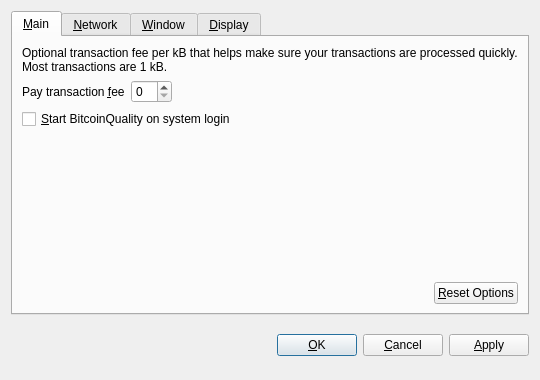
<?xml version="1.0" encoding="UTF-8"?>
<ui version="4.0">
 <class>OptionsDialog</class>
 <widget class="QDialog" name="OptionsDialog">
  <property name="geometry">
   <rect>
    <x>0</x>
    <y>0</y>
    <width>540</width>
    <height>380</height>
   </rect>
  </property>
  <property name="windowTitle">
   <string>Options</string>
  </property>
  <property name="modal">
   <bool>true</bool>
  </property>
  <layout class="QVBoxLayout" name="verticalLayout">
   <item>
    <widget class="QTabWidget" name="tabWidget">
     <property name="tabPosition">
      <enum>QTabWidget::North</enum>
     </property>
     <property name="currentIndex">
      <number>0</number>
     </property>
     <widget class="QWidget" name="tabMain">
      <attribute name="title">
       <string>&amp;Main</string>
      </attribute>
      <layout class="QVBoxLayout" name="verticalLayout_Main">
       <item>
        <widget class="QLabel" name="transactionFeeInfoLabel">
         <property name="text">
          <string>Optional transaction fee per kB that helps make sure your transactions are processed quickly. Most transactions are 1 kB.</string>
         </property>
         <property name="textFormat">
          <enum>Qt::PlainText</enum>
         </property>
         <property name="wordWrap">
          <bool>true</bool>
         </property>
        </widget>
       </item>
       <item>
        <layout class="QHBoxLayout" name="horizontalLayout_1_Main">
         <item>
          <widget class="QLabel" name="transactionFeeLabel">
           <property name="text">
            <string>Pay transaction &amp;fee</string>
           </property>
           <property name="textFormat">
            <enum>Qt::PlainText</enum>
           </property>
           <property name="buddy">
            <cstring>transactionFee</cstring>
           </property>
          </widget>
         </item>
         <item>
          <widget class="BitcoinAmountField" name="transactionFee"/>
         </item>
         <item>
          <spacer name="horizontalSpacer_1_Main">
           <property name="orientation">
            <enum>Qt::Horizontal</enum>
           </property>
           <property name="sizeHint" stdset="0">
            <size>
             <width>40</width>
             <height>20</height>
            </size>
           </property>
          </spacer>
         </item>
        </layout>
       </item>
       <item>
        <widget class="QCheckBox" name="bitcoinAtStartup">
         <property name="toolTip">
          <string>Automatically start BitcoinQuality after logging in to the system.</string>
         </property>
         <property name="text">
          <string>&amp;Start BitcoinQuality on system login</string>
         </property>
        </widget>
       </item>
       <item>
        <spacer name="verticalSpacer_Main">
         <property name="orientation">
          <enum>Qt::Vertical</enum>
         </property>
         <property name="sizeHint" stdset="0">
          <size>
           <width>20</width>
           <height>40</height>
          </size>
         </property>
        </spacer>
       </item>
       <item>
        <layout class="QHBoxLayout" name="horizontalLayout_2_Main">
         <item>
          <spacer name="horizontalSpacer_2_Main">
           <property name="orientation">
            <enum>Qt::Horizontal</enum>
           </property>
           <property name="sizeHint" stdset="0">
            <size>
             <width>40</width>
             <height>20</height>
            </size>
           </property>
          </spacer>
         </item>
         <item>
          <widget class="QPushButton" name="resetButton">
           <property name="toolTip">
            <string>Reset all client options to default.</string>
           </property>
           <property name="text">
            <string>&amp;Reset Options</string>
           </property>
           <property name="autoDefault">
            <bool>false</bool>
           </property>
          </widget>
         </item>
        </layout>
       </item>
      </layout>
     </widget>
     <widget class="QWidget" name="tabNetwork">
      <attribute name="title">
       <string>&amp;Network</string>
      </attribute>
      <layout class="QVBoxLayout" name="verticalLayout_Network">
       <item>
        <widget class="QCheckBox" name="mapPortUpnp">
         <property name="toolTip">
          <string>Automatically open the BitcoinQuality client port on the router. This only works when your router supports UPnP and it is enabled.</string>
         </property>
         <property name="text">
          <string>Map port using &amp;UPnP</string>
         </property>
        </widget>
       </item>
       <item>
        <widget class="QCheckBox" name="connectSocks">
         <property name="toolTip">
          <string>Connect to the BitcoinQuality network through a SOCKS proxy (e.g. when connecting through Tor).</string>
         </property>
         <property name="text">
          <string>&amp;Connect through SOCKS proxy:</string>
         </property>
        </widget>
       </item>
       <item>
        <layout class="QHBoxLayout" name="horizontalLayout_Network">
         <item>
          <widget class="QLabel" name="proxyIpLabel">
           <property name="text">
            <string>Proxy &amp;IP:</string>
           </property>
           <property name="textFormat">
            <enum>Qt::PlainText</enum>
           </property>
           <property name="buddy">
            <cstring>proxyIp</cstring>
           </property>
          </widget>
         </item>
         <item>
          <widget class="QValidatedLineEdit" name="proxyIp">
           <property name="maximumSize">
            <size>
             <width>140</width>
             <height>16777215</height>
            </size>
           </property>
           <property name="toolTip">
            <string>IP address of the proxy (e.g. 127.0.0.1)</string>
           </property>
          </widget>
         </item>
         <item>
          <widget class="QLabel" name="proxyPortLabel">
           <property name="text">
            <string>&amp;Port:</string>
           </property>
           <property name="textFormat">
            <enum>Qt::PlainText</enum>
           </property>
           <property name="buddy">
            <cstring>proxyPort</cstring>
           </property>
          </widget>
         </item>
         <item>
          <widget class="QLineEdit" name="proxyPort">
           <property name="maximumSize">
            <size>
             <width>55</width>
             <height>16777215</height>
            </size>
           </property>
           <property name="toolTip">
            <string>Port of the proxy (e.g. 9050)</string>
           </property>
          </widget>
         </item>
         <item>
          <widget class="QLabel" name="socksVersionLabel">
           <property name="text">
            <string>SOCKS &amp;Version:</string>
           </property>
           <property name="textFormat">
            <enum>Qt::PlainText</enum>
           </property>
           <property name="buddy">
            <cstring>socksVersion</cstring>
           </property>
          </widget>
         </item>
         <item>
          <widget class="QValueComboBox" name="socksVersion">
           <property name="toolTip">
            <string>SOCKS version of the proxy (e.g. 5)</string>
           </property>
          </widget>
         </item>
         <item>
          <spacer name="horizontalSpacer_Network">
           <property name="orientation">
            <enum>Qt::Horizontal</enum>
           </property>
           <property name="sizeHint" stdset="0">
            <size>
             <width>40</width>
             <height>20</height>
            </size>
           </property>
          </spacer>
         </item>
        </layout>
       </item>
       <item>
        <spacer name="verticalSpacer_Network">
         <property name="orientation">
          <enum>Qt::Vertical</enum>
         </property>
         <property name="sizeHint" stdset="0">
          <size>
           <width>20</width>
           <height>40</height>
          </size>
         </property>
        </spacer>
       </item>
      </layout>
     </widget>
     <widget class="QWidget" name="tabWindow">
      <attribute name="title">
       <string>&amp;Window</string>
      </attribute>
      <layout class="QVBoxLayout" name="verticalLayout_Window">
       <item>
        <widget class="QCheckBox" name="minimizeToTray">
         <property name="toolTip">
          <string>Show only a tray icon after minimizing the window.</string>
         </property>
         <property name="text">
          <string>&amp;Minimize to the tray instead of the taskbar</string>
         </property>
        </widget>
       </item>
       <item>
        <widget class="QCheckBox" name="minimizeOnClose">
         <property name="toolTip">
          <string>Minimize instead of exit the application when the window is closed. When this option is enabled, the application will be closed only after selecting Quit in the menu.</string>
         </property>
         <property name="text">
          <string>M&amp;inimize on close</string>
         </property>
        </widget>
       </item>
       <item>
        <spacer name="verticalSpacer_Window">
         <property name="orientation">
          <enum>Qt::Vertical</enum>
         </property>
         <property name="sizeHint" stdset="0">
          <size>
           <width>20</width>
           <height>40</height>
          </size>
         </property>
        </spacer>
       </item>
      </layout>
     </widget>
     <widget class="QWidget" name="tabDisplay">
      <attribute name="title">
       <string>&amp;Display</string>
      </attribute>
      <layout class="QVBoxLayout" name="verticalLayout_Display">
       <item>
        <layout class="QHBoxLayout" name="horizontalLayout_1_Display">
         <item>
          <widget class="QLabel" name="langLabel">
           <property name="text">
            <string>User Interface &amp;language:</string>
           </property>
           <property name="textFormat">
            <enum>Qt::PlainText</enum>
           </property>
           <property name="buddy">
            <cstring>lang</cstring>
           </property>
          </widget>
         </item>
         <item>
          <widget class="QValueComboBox" name="lang">
           <property name="toolTip">
            <string>The user interface language can be set here. This setting will take effect after restarting BitcoinQuality.</string>
           </property>
          </widget>
         </item>
        </layout>
       </item>
       <item>
        <layout class="QHBoxLayout" name="horizontalLayout_2_Display">
         <item>
          <widget class="QLabel" name="unitLabel">
           <property name="text">
            <string>&amp;Unit to show amounts in:</string>
           </property>
           <property name="textFormat">
            <enum>Qt::PlainText</enum>
           </property>
           <property name="buddy">
            <cstring>unit</cstring>
           </property>
          </widget>
         </item>
         <item>
          <widget class="QValueComboBox" name="unit">
           <property name="toolTip">
            <string>Choose the default subdivision unit to show in the interface and when sending coins.</string>
           </property>
          </widget>
         </item>
        </layout>
       </item>
       <item>
        <widget class="QCheckBox" name="displayAddresses">
         <property name="toolTip">
          <string>Whether to show BitcoinQuality addresses in the transaction list or not.</string>
         </property>
         <property name="text">
          <string>&amp;Display addresses in transaction list</string>
         </property>
        </widget>
       </item>
       <item>
        <spacer name="verticalSpacer_Display">
         <property name="orientation">
          <enum>Qt::Vertical</enum>
         </property>
         <property name="sizeHint" stdset="0">
          <size>
           <width>20</width>
           <height>40</height>
          </size>
         </property>
        </spacer>
       </item>
      </layout>
     </widget>
    </widget>
   </item>
   <item>
    <layout class="QHBoxLayout" name="horizontalLayout_Buttons">
     <item>
      <spacer name="horizontalSpacer_1">
       <property name="orientation">
        <enum>Qt::Horizontal</enum>
       </property>
       <property name="sizeHint" stdset="0">
        <size>
         <width>40</width>
         <height>48</height>
        </size>
       </property>
      </spacer>
     </item>
     <item>
      <widget class="QLabel" name="statusLabel">
       <property name="font">
        <font>
         <weight>75</weight>
         <bold>true</bold>
        </font>
       </property>
       <property name="text">
        <string/>
       </property>
       <property name="textFormat">
        <enum>Qt::PlainText</enum>
       </property>
       <property name="wordWrap">
        <bool>true</bool>
       </property>
      </widget>
     </item>
     <item>
      <spacer name="horizontalSpacer_2">
       <property name="orientation">
        <enum>Qt::Horizontal</enum>
       </property>
       <property name="sizeHint" stdset="0">
        <size>
         <width>40</width>
         <height>48</height>
        </size>
       </property>
      </spacer>
     </item>
     <item>
      <widget class="QPushButton" name="okButton">
       <property name="text">
        <string>&amp;OK</string>
       </property>
      </widget>
     </item>
     <item>
      <widget class="QPushButton" name="cancelButton">
       <property name="text">
        <string>&amp;Cancel</string>
       </property>
       <property name="autoDefault">
        <bool>false</bool>
       </property>
      </widget>
     </item>
     <item>
      <widget class="QPushButton" name="applyButton">
       <property name="text">
        <string>&amp;Apply</string>
       </property>
       <property name="autoDefault">
        <bool>false</bool>
       </property>
      </widget>
     </item>
    </layout>
   </item>
  </layout>
 </widget>
 <customwidgets>
  <customwidget>
   <class>BitcoinAmountField</class>
   <extends>QSpinBox</extends>
   <header>bitcoinamountfield.h</header>
  </customwidget>
  <customwidget>
   <class>QValueComboBox</class>
   <extends>QComboBox</extends>
   <header>qvaluecombobox.h</header>
  </customwidget>
  <customwidget>
   <class>QValidatedLineEdit</class>
   <extends>QLineEdit</extends>
   <header>qvalidatedlineedit.h</header>
  </customwidget>
 </customwidgets>
 <resources/>
 <connections/>
</ui>
